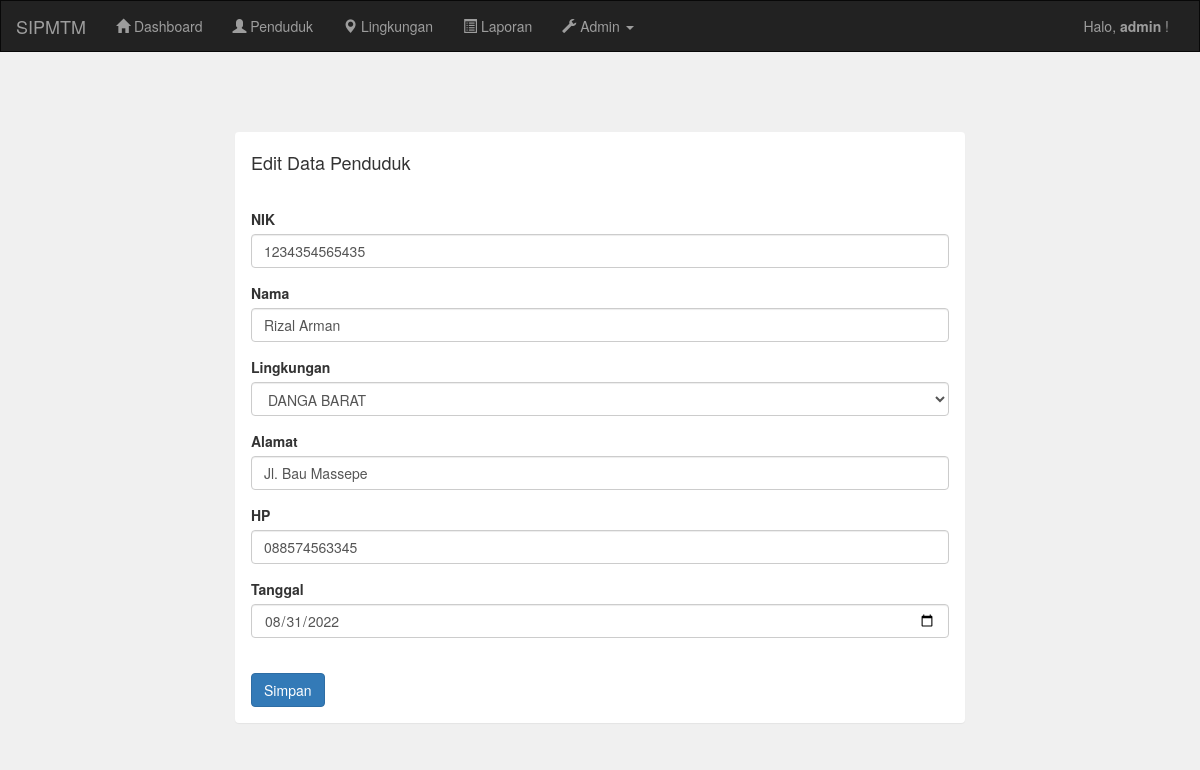
The page /admin/penduduk_edit.php?id=1 (signed in) on the database its author committed.
### tables this page shows
CREATE TABLE `penduduk` (
  `penduduk_id` int(11) NOT NULL,
  `penduduk_nik` varchar(30) NOT NULL,
  `penduduk_nama` varchar(100) NOT NULL,
  `penduduk_lingkungan` varchar(100) NOT NULL,
  `penduduk_alamat` varchar(100) NOT NULL,
  `penduduk_tlp` varchar(25) NOT NULL,
  `penduduk_tgl` date NOT NULL
);

CREATE TABLE `lingkungan` (
  `lingkungan_id` int(11) NOT NULL,
  `lingkungan_nama` varchar(100) NOT NULL,
  `lingkungan_kepala` varchar(50) NOT NULL
);

### admin/penduduk_edit.php (the view, shortened to what this page needs)
<?php include 'header.php'; ?>
<div class="container">
	<br/>
	<br/>
	<br/>
	<div class="col-md-8 col-md-offset-2">
		<div class="panel">
			<div class="panel-heading">
				<h4>Edit Data Penduduk</h4>
			</div>
			<div class="panel-body">
				<?php
				include '../koneksi.php';
				$id = $_GET['id'];
				$data = mysqli_query($koneksi,"select * from penduduk where penduduk_id='$id'");
				while($t=mysqli_fetch_array($data)){
					?>
					<form method="post" action="penduduk_update.php">
						<div class="form-group">
							<label>NIK</label>
							<input type="text" class="form-control" name="nik" placeholder="Masukkan nama .." value="<?php echo $t['penduduk_nik']; ?>">
						</div>
							<div class="form-group">
							<label>Nama</label>
							<input type="text" class="form-control" name="nama" placeholder="Masukkan alamat .." value="<?php echo $t['penduduk_nama']; ?>">
						</div>
						<div class="form-group">
							<label>Lingkungan</label>
							<select class="form-control" name="lingkungan" required="required">
								<?php
								$data = mysqli_query($koneksi,"select * from lingkungan");
								while($d=mysqli_fetch_array($data)){
									?>
									<option <?php if($d['lingkungan_id']==$t['penduduk_lingkungan']){echo "selected='selected'";} ?> value="<?php echo $d['lingkungan_id']; ?>"><?php echo $d['lingkungan_nama']; ?></option>
									<?php
								}
								?>
							</select>
						</div>
							<div class="form-group">
							<label>Alamat</label>
							<input type="text" class="form-control" name="alamat" placeholder="Masukkan alamat .." value="<?php echo $t['penduduk_alamat']; ?>">
						</div>
						<div class="form-group">
						<label>HP</label>
						<input type="number" class="form-control" name="hp" onkeypress="return hanyaAngka(event)" placeholder="Masukkan no.hp .." autocomplete="off" value="<?php echo $t['penduduk_tlp']; ?>">
							</div>
						<div class="form-group">
						<label>Tanggal</label>
						<input type="date" class="form-control" name="tgl" placeholder="Masukkan Tgl.."  autocomplete="off" required value="<?php echo $t['penduduk_tgl']; ?>">
					</div>
						<br/>
						<input type="submit" class="btn btn-primary" value="Simpan">
					</form>
					<?php
				}
				?>
			</div>
		</div>
	</div>
</div>
<?php include 'footer.php'; ?>

### rows shown on the page
penduduk: nik "1234354565435", nama "Rizal Arman", lingkungan "DANGA BARAT", alamat "Jl. Bau Massepe", hp "088574563345", tgl "08/31/2022"

### other values the page prints
$_SESSION['username'] "admin"
